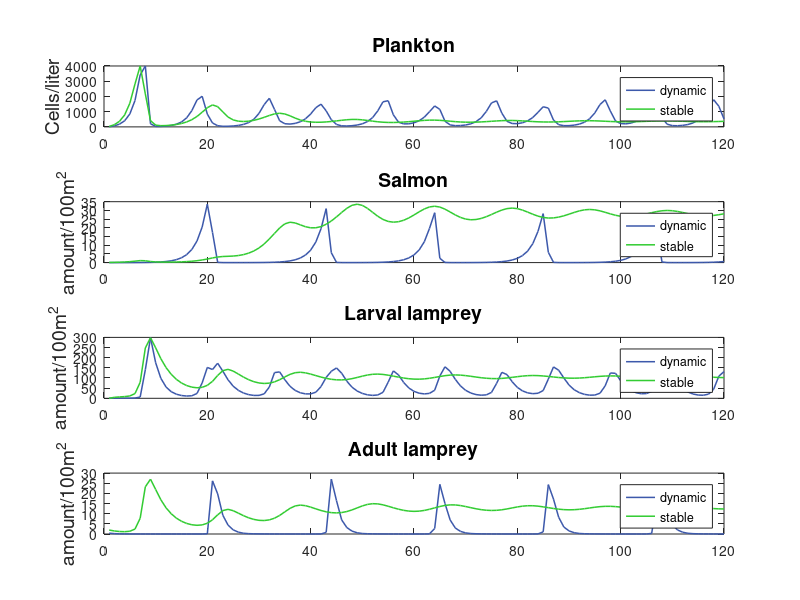

This chart was generated by the following MATLAB code: (Note: this script raises an error after producing the figure.)
% 本程序之目的为绘制动静态模型之对比图
%%
clear
close all
clc
load dynamic.mat;
load stable.mat;
x=1:length(dy);
subplot(4,1,1)
plot(x,dy(:,1),"LineWidth",1.1,'Color',[0.24,0.35,0.67]);
hold on
plot(x,st(:,1),"LineWidth",1.1,"Color",[0.2 0.8 0.2]);
legend('dynamic','stable')
title('Plankton','FontSize',14);
ylabel('Cells/liter','FontSize',14)
hold on

subplot(4,1,2)
plot(x,dy(:,2),"LineWidth",1.1,'Color',[0.24,0.35,0.67]);
hold on
plot(x,st(:,2),"LineWidth",1.1,"Color",[0.2 0.8 0.2]);
legend('dynamic','stable')
title('Salmon','FontSize',14);
ylabel('amount/100m^2','FontSize',14)
hold on

subplot(4,1,3)
plot(x,dy(:,3),"LineWidth",1.1,'Color',[0.24,0.35,0.67]);
hold on
plot(x,st(:,3),"LineWidth",1.1,"Color",[0.2 0.8 0.2]);
legend('dynamic','stable')
title('Larval lamprey','FontSize',14);
ylabel('amount/100m^2','FontSize',14)
hold on

subplot(4,1,4)
plot(x,dy(:,4),"LineWidth",1.1,'Color',[0.24,0.35,0.67]);
hold on
plot(x,st(:,4),"LineWidth",1.1,"Color",[0.2 0.8 0.2]);
legend('dynamic','stable')
title('Adult lamprey','FontSize',14);
ylabel('amount/100m^2','FontSize',14)
sgtitle('Comparison of dynamic model and stable model')
hold off

%% 绘制性别比变化图
plot(x,rate,"LineWidth",1.1);
legend('sex rate')
ylabel('sex rate','FontSize',14)
title('sex rate change over time','FontSize',14);